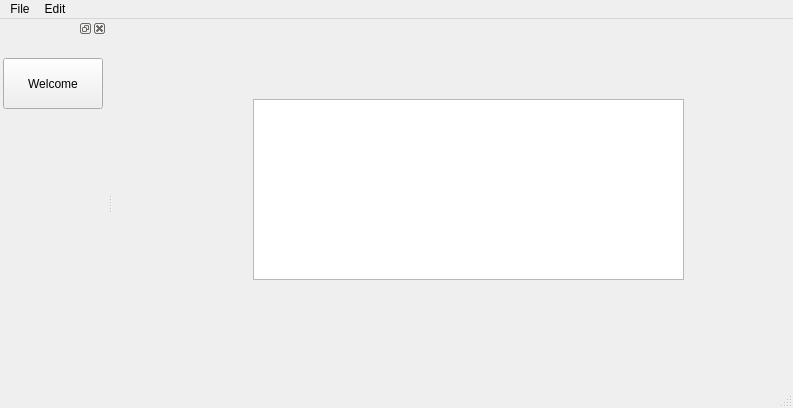
<?xml version="1.0" encoding="UTF-8"?>
<ui version="4.0">
 <class>MainWindow</class>
 <widget class="QMainWindow" name="MainWindow">
  <property name="geometry">
   <rect>
    <x>0</x>
    <y>0</y>
    <width>793</width>
    <height>408</height>
   </rect>
  </property>
  <property name="windowTitle">
   <string>MainWindow</string>
  </property>
  <widget class="QWidget" name="centralwidget">
   <widget class="QTextEdit" name="textEdit">
    <property name="geometry">
     <rect>
      <x>140</x>
      <y>80</y>
      <width>431</width>
      <height>181</height>
     </rect>
    </property>
   </widget>
  </widget>
  <widget class="QMenuBar" name="menubar">
   <property name="geometry">
    <rect>
     <x>0</x>
     <y>0</y>
     <width>793</width>
     <height>24</height>
    </rect>
   </property>
   <widget class="QMenu" name="menuFile">
    <property name="title">
     <string>File</string>
    </property>
    <addaction name="actionNew_Project"/>
    <addaction name="actionNew_File"/>
   </widget>
   <widget class="QMenu" name="menuEdit">
    <property name="title">
     <string>Edit</string>
    </property>
    <addaction name="actionEmoji"/>
   </widget>
   <addaction name="menuFile"/>
   <addaction name="menuEdit"/>
  </widget>
  <widget class="QDockWidget" name="dockWidget">
   <property name="sizePolicy">
    <sizepolicy hsizetype="Preferred" vsizetype="Preferred">
     <horstretch>0</horstretch>
     <verstretch>0</verstretch>
    </sizepolicy>
   </property>
   <property name="minimumSize">
    <size>
     <width>107</width>
     <height>38</height>
    </size>
   </property>
   <attribute name="dockWidgetArea">
    <number>1</number>
   </attribute>
   <widget class="QWidget" name="dockWidgetContents">
    <widget class="QPushButton" name="pushButton">
     <property name="geometry">
      <rect>
       <x>3</x>
       <y>20</y>
       <width>100</width>
       <height>51</height>
      </rect>
     </property>
     <property name="text">
      <string>Welcome</string>
     </property>
    </widget>
   </widget>
  </widget>
  <widget class="QStatusBar" name="statusBar"/>
  <action name="actionNew_Project">
   <property name="text">
    <string>New Project...</string>
   </property>
  </action>
  <action name="actionNew_File">
   <property name="text">
    <string>New File...</string>
   </property>
  </action>
  <action name="actionEmoji">
   <property name="text">
    <string>Emoji &amp; Symbols</string>
   </property>
  </action>
 </widget>
 <resources/>
 <connections/>
</ui>
